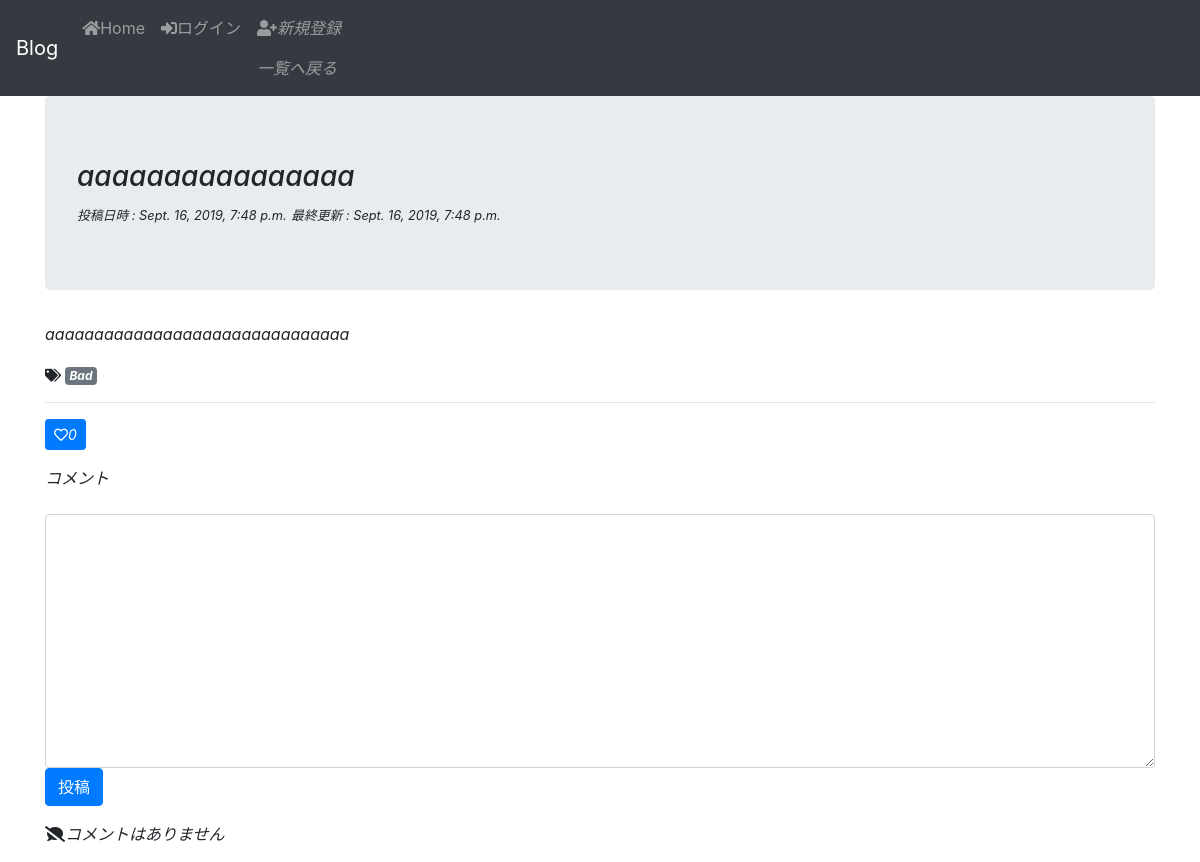
The app's page /article/38/, older data.
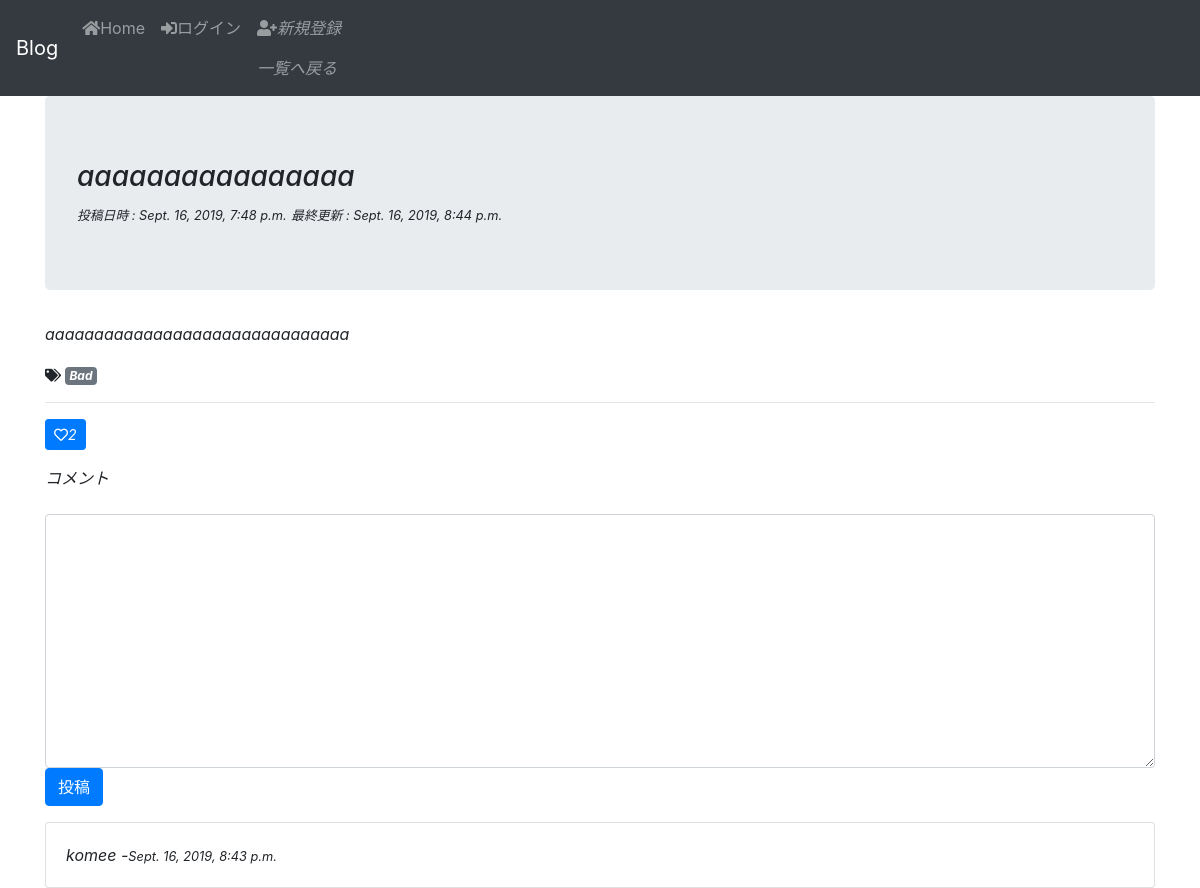
The same page, newer data.
### mini_app/models.py (models this page shows, shortened)
class Article(models.Model):
  author = models.ForeignKey(to=User,on_delete=models.CASCADE,)
  title = models.CharField(max_length=128)
  text = models.TextField()
  posted_at = models.DateTimeField(auto_now_add=True)
  last_modify = models.DateTimeField(auto_now=True)
  like = models.IntegerField(default=0)
  tags = models.ManyToManyField(Tag, blank=True)
  class Meta:
    ordering = ('title',)

class Tag(models.Model):
  name = models.CharField(max_length=32, unique=True)
  class Meta:
    ordering = ('name',)

class Comment(models.Model):
  text = models.TextField()
  posted_at = models.DateTimeField(auto_now_add=True)
  article = models.ForeignKey(to=Article, related_name='comments', on_delete=models.CASCADE)

### mini_app/views.py (the view)
# urls.py: path("article/<int:pk>/", views.view_article,name="view_article"),
def view_article(request,pk):
  template_name = "mini_app/view_article.html"
  try:
    article = models.Article.objects.get(pk=pk)
  except models.Article.DoesNotExist:
    raise Http404
  if request.method == "POST":
    models.Comment.objects.create(text=request.POST["text"],article=article)
  context = {"article":article}
  return render(request,template_name,context)

### mini_app/templates/mini_app/view_article.html (shortened to what this page needs)
{% extends 'base/base.html' %}
{% block nav_item %}
<li class="nav-item">
  <a class="nav-link" href="{% url 'article_all' %}">一覧へ戻る</a>
</li>
{% endblock %}
{% block jumbotron %}
<h1 class="h3">{{ article.title }}</h1>
<small>投稿日時 : {{ article.posted_at }}</small>
<small>最終更新 : {{ article.last_modify }}</small>
{% endblock %}
{% block body %}
<div class="row">
  <div class="col-12">
    <p>{{ article.text }}</p>
    <p>
    {% for tag in article.tags.all %}
      {% if forloop.first %}
        <small><i class="fas fa-tags"></i> </small>
        <a class="badge badge-secondary" href="{% url 'view_tag' tag.pk %}">{{ tag.name }}</a>
      {% else %}
        <a class="badge badge-secondary" href="{% url 'view_tag' tag.pk %}">{{ tag.name }}</a>
      {% endif %}
    {% empty %}
      <span ></span>
    {% endfor %}
  <hr>
    </p>
  </div>
  <div class="col-10">
    <p><a class="btn btn-primary text-white btn-sm" onclick="api_like()"><i class="far fa-heart"></i><span class="text-white" id="like">{{ article.like }}</span></a></p>
  </div>
</div>
  <form action="" method="POST">
    <p><label for="com">コメント</label></p>
    <textarea class="form-control" name="text" id="com" cols="30" rows="10" required></textarea>
    <p><button class="btn btn-primary" type="submit">投稿</button></p>
  </form>
{% for comment in article.comments.all %}
  <div class="card">
    <div class="card-body">
      <span>{{ comment.text }}</span>
      <span>-<small>{{ comment.posted_at }}</small></span>
    </div>
  </div>
{% empty %}
<p><i class="fas fa-comment-slash"></i>コメントはありません</p>
{% endfor %}
{% endblock %}

Row changes from the older to the newer data that the page shows:
changed Article "aaaaaaaaaaaaaaaa": last_modify "Sept. 16, 2019, 7:48 p.m." → "Sept. 16, 2019, 8:44 p.m."; like "0" → "2"
added Comment: text "komee", posted_at "Sept. 16, 2019, 8:43 p.m."
Text that changed along with them:
text no longer shown: "コメントはありません"
